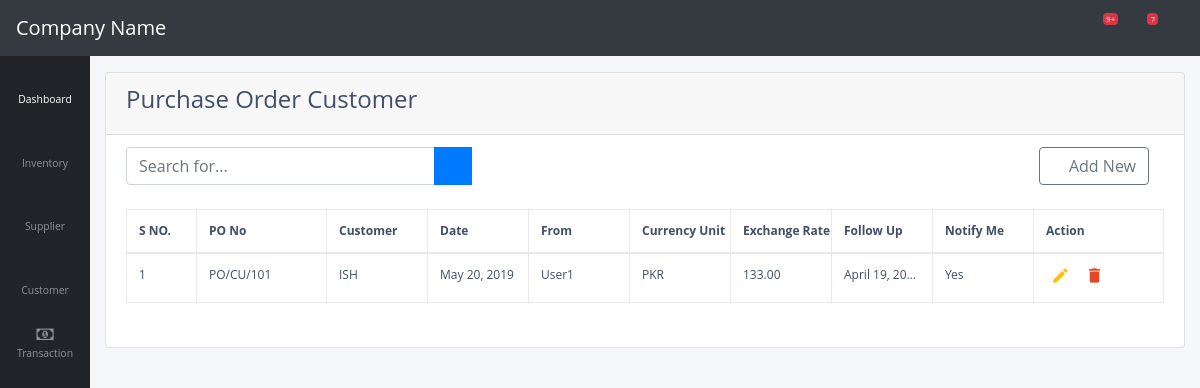
/customer/purchase_order/, run on the app's committed database.
### customer/models.py (models this page shows)
class PoHeaderCustomer(models.Model):
    po_no = models.CharField(max_length = 100, unique = True)
    date = models.DateField(default = datetime.date.today)
    attn = models.CharField(max_length = 100)
    prc_basis = models.CharField(max_length = 100)
    yrref = models.CharField(max_length = 100)
    leadtime = models.CharField(max_length = 100)
    validity = models.CharField(max_length = 100)
    payment = models.CharField(max_length = 100)
    remarks = models.CharField(max_length = 100)
    currency = models.CharField(max_length = 100)
    exchange_rate = models.DecimalField(max_digits = 8, decimal_places = 2)
    follow_up = models.DateField(blank = True)
    show_notification = models.BooleanField(default = True)
    account_id = models.ForeignKey(ChartOfAccount, models.SET_NULL,blank=True,null=True,)

### transaction/models.py (models this page shows)
class ChartOfAccount(models.Model):
    account_title = models.CharField(max_length = 100, unique = True)
    account_type = models.CharField(max_length = 100)
    opening_balance = models.DecimalField(max_digits = 8, decimal_places = 2)
    phone_no = models.CharField(max_length = 100)
    email_address = models.CharField(max_length = 100)
    ntn = models.CharField(max_length = 100)
    Address = models.CharField(max_length = 200)
    remarks = models.CharField(max_length = 100)

### customer/views.py (the view)
# urls.py: path('purchase_order/', views.purchase_order_customer, name = 'purchase-order-customer'),
def purchase_order_customer(request):
    all_po = PoHeaderCustomer.objects.all()
    return render(request, 'customer/purchase_order_customer.html',{'all_po':all_po})

### customer/templates/customer/purchase_order_customer.html
{% extends "supplier/base.html" %}
{% load crispy_forms_tags %}
{% block body %}
<div class="card" style="width: 100%;">
<div class="card-header">
  <h4>Purchase Order Customer</h4>
</div>
<ul class="list-group list-group-flush">
  <li class="list-group-item">
    <div class="input-group">
      <input type="text" class="form-control col-md-4" placeholder="Search for..." aria-label="Search" aria-describedby="basic-addon2">
      <div class="input-group-append">
        <button class="btn btn-primary" type="button">
          <i class="fas fa-search"></i>
        </button>
      </div>
      <div class="col-md-8">
        <a role="button" href="{% url 'new-purchase-order-customer' %}" style="float:right;" class="btn btn-outline-secondary" name="button"><i class="fas fa-plus"></i> Add New</a>
      </div>
    </div>
    <br>
    <div class="table table-responsive content-loader">
      <table class="table table-bordered" id="dataTable">
          <thead>
              <tr>
                  <th width="70px" >S NO.</th>
                  <th width="130px">PO No</th>
                  <th >Customer</th>
                  <th >Date</th>
                  <th >From</th>
                  <th >Currency Unit</th>
                  <th >Exchange Rate</th>
                  <th >Follow Up</th>
                  <th >Notify Me</th>
                  <th >Action</th>
              </tr>
          </thead>
          <tbody>
            {% for value in all_po reversed %}
              <tr>
                  <td>{{ forloop.counter }}</td>
                  <td> {{ value.po_no }} </td>
                  <td> {{value.account_id.account_title}} </td>
                  <td> {{ value.date }} </td>
                  <td> User1  </td>
                  <td> {{ value.currency }} </td>
                  <td> {{ value.exchange_rate }} </td>
                  <td> {{ value.follow_up }} </td>
                  <td>
                    {% if value.show_notification == True %}
                      Yes
                    {% else %}
                      No
                    {% endif %}
                  </td>
                  <td><a class="edit_list" href="{% url 'edit-purchase-order-customer' pk=value.id %}" data-toggle=""><i class="material-icons">&#xE254;</i></a><a class="delete-all"  data-toggle="tooltip"><i class="material-icons">&#xE872;</i></a></td>
              </tr>
            {% endfor %}
          </tbody>
      </table>
    </div>
  </li>
</ul>
</div>
{% endblock body %}

### supplier/static/supplier/css/table.css (style rules this page uses)
body { color: #404E67; background: #F5F7FA; font-family: 'Open Sans', sans-serif; }
table.table { table-layout: fixed; }
table.table tr th, table.table tr td { border-color: #e9e9e9; }
table.table th:last-child { width: 130px; }
table.table td a { cursor: pointer; display: inline-block; margin: 0 5px; min-width: 24px; }
table.table td a.edit_list { color: #FFC107; }
table.table td a.delete-all { color: #E34724; }
table.table td i { font-size: 19px; }
table.table thead tr th { white-space: nowrap; overflow: hidden; font-size: 14px; }
table.table tbody tr td { white-space: nowrap; overflow: hidden; text-overflow:ellipsis; font-size: 12px; }
table.table thead tr th { font-size:12px; }
#t_table, th, td { border: 1px solid; }

### data on the page
PoHeaderCustomer: po_no "PO/CU/101", account_id.account_title "ISH", date "May 20, 2019", currency "PKR", exchange_rate "133.00", follow_up "April 19, 2020", show_notification "Yes"
